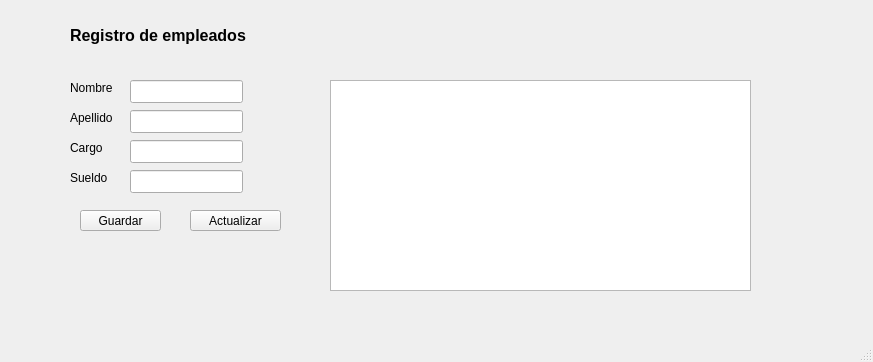
<?xml version="1.0" encoding="UTF-8"?>
<ui version="4.0">
 <class>MainWindow</class>
 <widget class="QMainWindow" name="MainWindow">
  <property name="geometry">
   <rect>
    <x>0</x>
    <y>0</y>
    <width>873</width>
    <height>362</height>
   </rect>
  </property>
  <property name="windowTitle">
   <string>MainWindow</string>
  </property>
  <widget class="QWidget" name="centralwidget">
   <widget class="QLineEdit" name="nombre">
    <property name="geometry">
     <rect>
      <x>130</x>
      <y>80</y>
      <width>113</width>
      <height>23</height>
     </rect>
    </property>
   </widget>
   <widget class="QLabel" name="label">
    <property name="geometry">
     <rect>
      <x>70</x>
      <y>80</y>
      <width>54</width>
      <height>15</height>
     </rect>
    </property>
    <property name="text">
     <string>Nombre</string>
    </property>
   </widget>
   <widget class="QLineEdit" name="sueldo">
    <property name="geometry">
     <rect>
      <x>130</x>
      <y>170</y>
      <width>113</width>
      <height>23</height>
     </rect>
    </property>
    <property name="text">
     <string/>
    </property>
   </widget>
   <widget class="QLabel" name="label_2">
    <property name="geometry">
     <rect>
      <x>70</x>
      <y>140</y>
      <width>54</width>
      <height>15</height>
     </rect>
    </property>
    <property name="text">
     <string>Cargo</string>
    </property>
   </widget>
   <widget class="QPushButton" name="guardar">
    <property name="geometry">
     <rect>
      <x>80</x>
      <y>210</y>
      <width>81</width>
      <height>21</height>
     </rect>
    </property>
    <property name="text">
     <string>Guardar</string>
    </property>
   </widget>
   <widget class="QPushButton" name="actualizar">
    <property name="geometry">
     <rect>
      <x>190</x>
      <y>210</y>
      <width>91</width>
      <height>21</height>
     </rect>
    </property>
    <property name="text">
     <string>Actualizar</string>
    </property>
   </widget>
   <widget class="QTableWidget" name="listaEmpleados">
    <property name="geometry">
     <rect>
      <x>330</x>
      <y>80</y>
      <width>421</width>
      <height>211</height>
     </rect>
    </property>
   </widget>
   <widget class="QLabel" name="label_3">
    <property name="geometry">
     <rect>
      <x>70</x>
      <y>110</y>
      <width>54</width>
      <height>15</height>
     </rect>
    </property>
    <property name="text">
     <string>Apellido</string>
    </property>
   </widget>
   <widget class="QLineEdit" name="apellido">
    <property name="geometry">
     <rect>
      <x>130</x>
      <y>110</y>
      <width>113</width>
      <height>23</height>
     </rect>
    </property>
    <property name="text">
     <string/>
    </property>
   </widget>
   <widget class="QLineEdit" name="cargo">
    <property name="geometry">
     <rect>
      <x>130</x>
      <y>140</y>
      <width>113</width>
      <height>23</height>
     </rect>
    </property>
    <property name="text">
     <string/>
    </property>
   </widget>
   <widget class="QLabel" name="label_4">
    <property name="geometry">
     <rect>
      <x>70</x>
      <y>170</y>
      <width>54</width>
      <height>15</height>
     </rect>
    </property>
    <property name="text">
     <string>Sueldo</string>
    </property>
   </widget>
   <widget class="QLabel" name="label_5">
    <property name="geometry">
     <rect>
      <x>70</x>
      <y>20</y>
      <width>221</width>
      <height>31</height>
     </rect>
    </property>
    <property name="font">
     <font>
      <pointsize>12</pointsize>
      <weight>75</weight>
      <bold>true</bold>
     </font>
    </property>
    <property name="text">
     <string>Registro de empleados</string>
    </property>
   </widget>
  </widget>
  <widget class="QMenuBar" name="menubar">
   <property name="geometry">
    <rect>
     <x>0</x>
     <y>0</y>
     <width>873</width>
     <height>21</height>
    </rect>
   </property>
  </widget>
  <widget class="QStatusBar" name="statusbar"/>
 </widget>
 <resources/>
 <connections/>
</ui>
